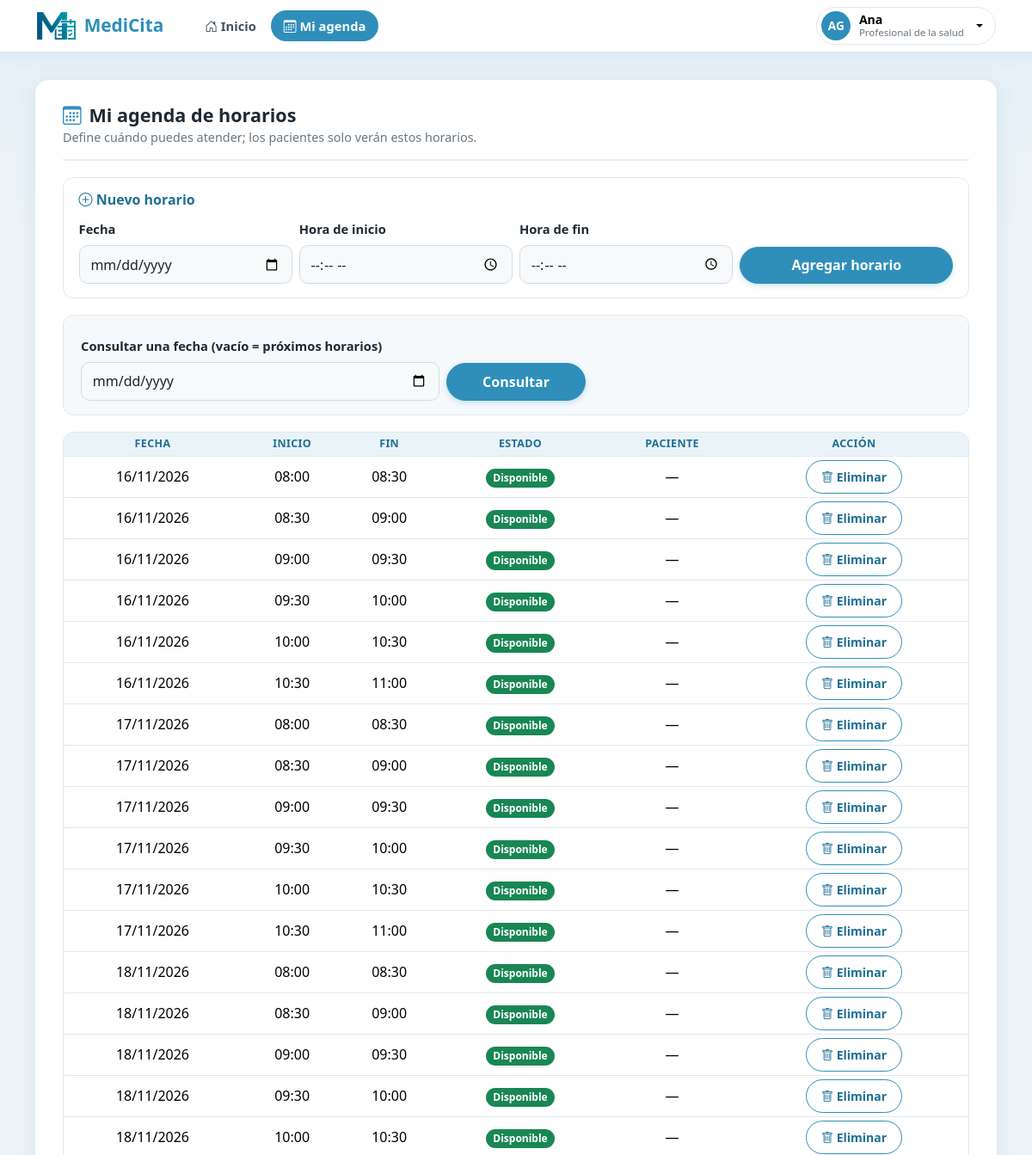
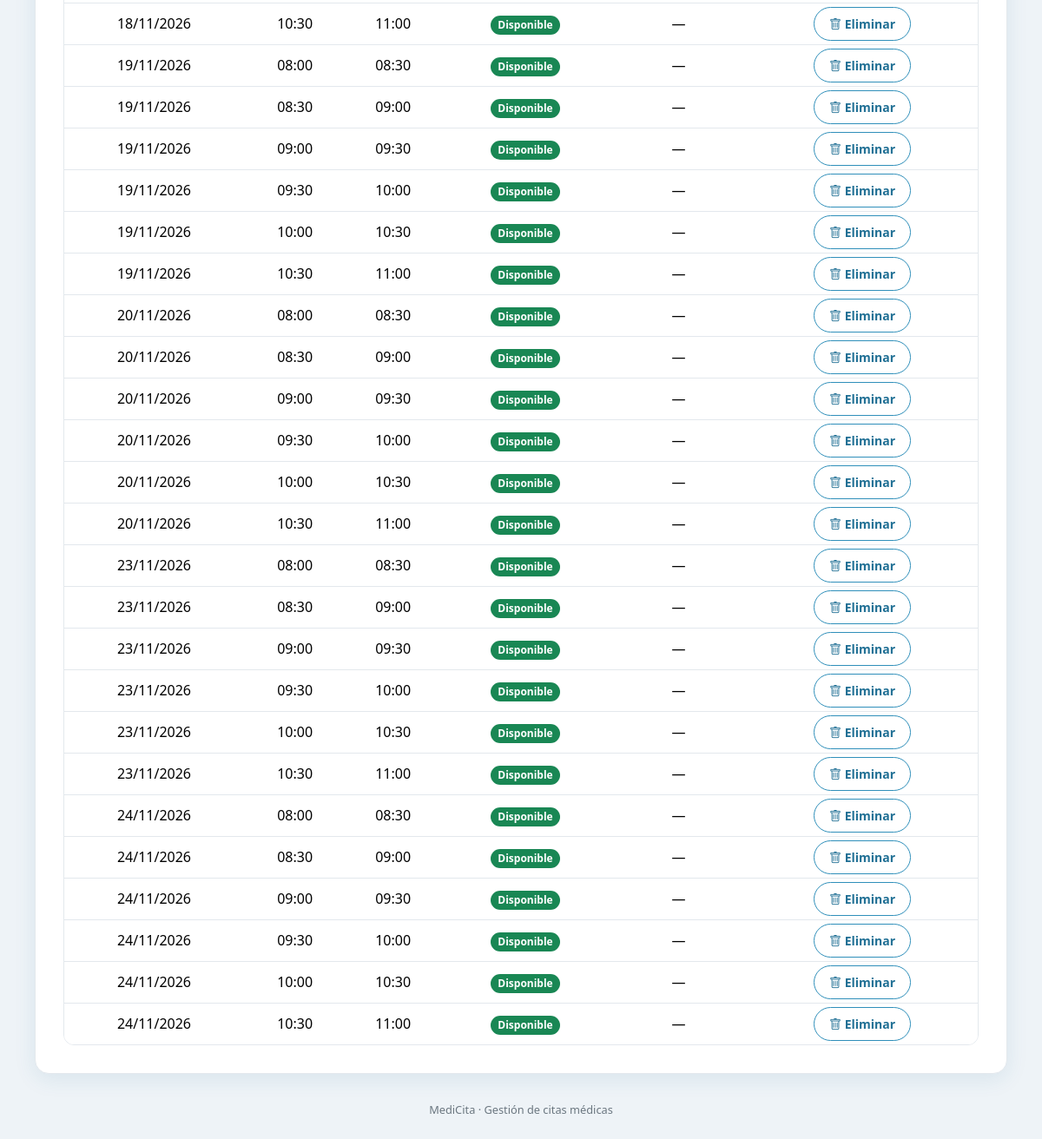
The page /agenda/ (signed in) on the database its author committed (2 pictures, top to bottom).
### usuarios/models.py (models this page shows, shortened)
class Usuario(AbstractUser):
    class Rol(models.TextChoices):
        PACIENTE = "PACIENTE", "Paciente"
        PROFESIONAL = "PROFESIONAL", "Profesional de la salud"
        PERSONAL = "PERSONAL", "Personal administrativo"
        ADMIN = "ADMIN", "Administrador del sistema"
    username = None
    email = models.EmailField("correo electrónico", unique=True)
    documento = models.CharField("documento de identidad", max_length=20, unique=True)
    telefono = models.CharField("teléfono", max_length=20, blank=True)
    fecha_nacimiento = models.DateField("fecha de nacimiento", null=True, blank=True)
    rol = models.CharField(max_length=12, choices=Rol.choices, default=Rol.PACIENTE)
    USERNAME_FIELD = "email"
    REQUIRED_FIELDS = ["first_name", "last_name", "documento"]
    objects = UsuarioManager()

### citas/models.py (models this page shows, shortened)
class Horario(models.Model):
    class Estado(models.TextChoices):
        DISPONIBLE = "DISPONIBLE", "Disponible"
        RESERVADO = "RESERVADO", "Reservado"
        BLOQUEADO = "BLOQUEADO", "Bloqueado"
    profesional = models.ForeignKey(ProfesionalSalud, on_delete=models.CASCADE, related_name="horarios")
    fecha = models.DateField()
    hora_inicio = models.TimeField()
    hora_fin = models.TimeField()
    estado = models.CharField(max_length=12, choices=Estado.choices, default=Estado.DISPONIBLE)
    objects = HorarioQuerySet.as_manager()
    class Meta:
        ordering = ["fecha", "hora_inicio"]
        constraints = [
            models.UniqueConstraint(fields=["profesional", "fecha", "hora_inicio"], name="horario_unico_por_profesional"),
        ]
    def puede_eliminarse(self):
        return self.estado != self.Estado.RESERVADO and not self.citas.exists()

### citas/views_agenda.py (the view)
# urls.py: path("agenda/", views_agenda.agenda, name="agenda"),
@rol_requerido(PROFESIONAL)
def agenda(request):
    perfil = _perfil(request)
    if perfil is None:
        messages.error(request, "Tu usuario no tiene perfil profesional. Contacta al administrador.")
        return redirect("panel")
    form = HorarioForm(request.POST or None, profesional=perfil)
    if request.method == "POST" and form.is_valid():
        form.save()
        messages.success(request, "Horario agregado a tu agenda.")
        return redirect("agenda")
    fecha_txt = request.GET.get("fecha", "")
    fecha = parse_date(fecha_txt) if fecha_txt else None
    horarios = perfil.horarios.prefetch_related("citas__paciente")
    horarios = horarios.filter(fecha=fecha) if fecha else horarios.filter(fecha__gte=timezone.localdate())
    filas = []
    for h in horarios:
        activa = next((c for c in h.citas.all() if c.estado in Cita.ESTADOS_ACTIVOS), None)
        filas.append({"horario": h, "cita": activa, "eliminable": h.puede_eliminarse()})
    return render(request, "citas/agenda.html", {"form": form, "filas": filas, "fecha": fecha_txt})

### citas/forms.py (shortened to what this page needs)
class HorarioForm(BootstrapMixin, forms.ModelForm):
    class Meta:
        model = Horario
        fields = ["fecha", "hora_inicio", "hora_fin"]
        labels = {"fecha": "Fecha", "hora_inicio": "Hora de inicio", "hora_fin": "Hora de fin"}
        widgets = {
            "fecha": forms.DateInput(attrs={"type": "date"}, format="%Y-%m-%d"),
            "hora_inicio": forms.TimeInput(attrs={"type": "time"}, format="%H:%M"),
            "hora_fin": forms.TimeInput(attrs={"type": "time"}, format="%H:%M"),
        }
    def __init__(self, *args, profesional=None, **kwargs):
        self.profesional = profesional
        super().__init__(*args, **kwargs)

### citas/views_agenda.py (called while the page is built)
def _perfil(request):
    return getattr(request.user, "perfil_profesional", None)

### usuarios/context.py (called while the page is built)
def paciente_gestionado(request):
    usuario = getattr(request, "user", None)
    if usuario is not None and usuario.is_authenticated and usuario.rol == Usuario.Rol.PERSONAL:
        pk = request.session.get("paciente_gestionado")
        if pk:
            return {"paciente_gestionado": Usuario.objects.filter(pk=pk, rol=Usuario.Rol.PACIENTE).first()}
    return {}

### usuarios/permisos.py (called while the page is built)
def rol_requerido(*roles):
    def decorador(vista):
        @wraps(vista)
        def envoltura(request, *args, **kwargs):
            if request.user.rol not in roles:
                messages.error(request, "No tienes permiso para acceder a esa sección.")
                return redirect("panel")
            return vista(request, *args, **kwargs)
        return login_required(envoltura)
    return decorador

### templates/citas/agenda.html (shortened to what this page needs)
{% extends "base_app.html" %}
{% block ancho %} mc-wrap-xl{% endblock %}
{% block cuerpo %}
<div class="mc-pagehead"><div><h1><i class="bi bi-calendar3"></i> Mi agenda de horarios</h1><p>Define cuándo puedes atender; los pacientes solo verán estos horarios.</p></div></div>
<div class="mc-panel">
  <h2><i class="bi bi-plus-circle"></i> Nuevo horario</h2>
  <form method="post" class="row g-2 align-items-end" novalidate>
    <div class="col-sm-3"><label class="form-label" for="{{ form.fecha.id_for_label }}">Fecha</label>{{ form.fecha }}</div>
    <div class="col-sm-3"><label class="form-label" for="{{ form.hora_inicio.id_for_label }}">Hora de inicio</label>{{ form.hora_inicio }}</div>
    <div class="col-sm-3"><label class="form-label" for="{{ form.hora_fin.id_for_label }}">Hora de fin</label>{{ form.hora_fin }}</div>
    <div class="col-sm-3"><button class="btn btn-mc w-100" type="submit">Agregar horario</button></div>
  </form>
</div>
<form method="get" class="mc-filtros row g-2 align-items-end">
  <div class="col-sm-5"><label class="form-label" for="fecha_f">Consultar una fecha (vacío = próximos horarios)</label>
    <input class="form-control" type="date" id="fecha_f" name="fecha" value="{{ fecha }}"></div>
  <div class="col-sm-2"><button class="btn btn-mc w-100" type="submit">Consultar</button></div>
</form>
{% if filas %}
<div class="table-responsive">
<table class="table table-sm align-middle mc-tabla">
  <thead><tr><th>Fecha</th><th>Inicio</th><th>Fin</th><th>Estado</th><th>Paciente</th><th>Acción</th></tr></thead>
  <tbody>
  {% for f in filas %}
    <tr>
      <td>{{ f.horario.fecha|date:"d/m/Y" }}</td>
      <td>{{ f.horario.hora_inicio|time:"H:i" }}</td>
      <td>{{ f.horario.hora_fin|time:"H:i" }}</td>
      <td><span class="badge {% if f.horario.estado == 'DISPONIBLE' %}bg-success{% elif f.horario.estado == 'RESERVADO' %}bg-primary{% else %}bg-secondary{% endif %}">{{ f.horario.get_estado_display }}</span></td>
      <td>{% if f.cita %}{{ f.cita.paciente.get_full_name }} ({{ f.cita.get_estado_display }}){% else %}—{% endif %}</td>
      <td>{% if f.eliminable %}
        <form method="post" action="{% url 'agenda_eliminar' f.horario.pk %}">{% csrf_token %}<button class="btn btn-sm btn-mc-outline" type="submit"><i class="bi bi-trash"></i> Eliminar</button></form>
      {% else %}<span class="text-muted small">No eliminable</span>{% endif %}</td>
    </tr>
  {% endfor %}
  </tbody>
</table>
</div>
{% else %}<div class="mc-vacio"><i class="bi bi-calendar-x"></i><p>No hay horarios para mostrar.</p></div>{% endif %}
{% endblock %}

### templates/base_app.html (shortened to what this page needs)
{% extends "base.html" %}
{% block contenido %}
{% include "_topbar.html" %}
<div class="mc-wrap mc-wrap-md{% block ancho %} mc-wrap-wide{% endblock %}">
  <div class="mc-body">
    {% block cuerpo %}{% endblock %}
  </div>
</div>
<footer class="mc-footer">MediCita · Gestión de citas médicas</footer>
{% endblock %}

### templates/base.html (shortened to what this page needs)
{% load static %}<!doctype html>
<html lang="es">
<head>
  <link href="https://cdn.jsdelivr.net/npm/bootstrap@5.3.3/dist/css/bootstrap.min.css" rel="stylesheet">
  <link href="https://cdn.jsdelivr.net/npm/bootstrap-icons@1.11.3/font/bootstrap-icons.min.css" rel="stylesheet">
  <link href="{% static 'css/style.css' %}" rel="stylesheet">
</head>
<body>
  {% block contenido %}{% endblock %}
</body>
</html>

### templates/_topbar.html (shortened to what this page needs)
{% load static %}{% with u=request.resolver_match.url_name %}
<nav class="navbar navbar-expand-lg mc-nav">
  <div class="container-xl">
    <a class="navbar-brand mc-nav-brand" href="{% url 'panel' %}">
      <img src="{% static 'img/logo.png' %}" alt="" style="height:34px;width:auto" class="mc-logo" draggable="false"><span>MediCita</span>
    </a>
    <div class="collapse navbar-collapse" id="mcNav">
      <ul class="navbar-nav me-auto mb-2 mb-lg-0 ms-lg-3">
        <li class="nav-item"><a class="nav-link {% if u == 'panel' %}active{% endif %}" href="{% url 'panel' %}"><i class="bi bi-house-door"></i> Inicio</a></li>
        {% if user.rol == 'PACIENTE' %}
          <li class="nav-item"><a class="nav-link {% if u == 'horarios' or u == 'cita_nueva' or u == 'cita_confirmacion' %}active{% endif %}" href="{% url 'horarios' %}"><i class="bi bi-calendar-plus"></i> Disponibilidad</a></li>
          <li class="nav-item"><a class="nav-link {% if u == 'mis_citas' or u == 'cita_cancelar' or u == 'cita_reprogramar' %}active{% endif %}" href="{% url 'mis_citas' %}"><i class="bi bi-journal-medical"></i> Mis citas</a></li>
        {% elif user.rol == 'PROFESIONAL' %}
          <li class="nav-item"><a class="nav-link {% if u == 'agenda' %}active{% endif %}" href="{% url 'agenda' %}"><i class="bi bi-calendar3"></i> Mi agenda</a></li>
        {% endif %}
      </ul>
      <div class="dropdown">
        <button class="mc-user dropdown-toggle" type="button" data-bs-toggle="dropdown" aria-expanded="false">
          <span class="mc-avatar">{{ user.first_name|slice:":1" }}{{ user.last_name|slice:":1" }}</span>
          <span class="mc-user-info"><strong>{{ user.first_name }}</strong><small>{{ user.get_rol_display }}</small></span>
        </button>
      </div>
    </div>
  </div>
</nav>
{% endwith %}

### static/css/style.css (style rules this page uses)
:root { --mc: #2f8fba; --mc-dark: #1f6f94; --mc-light: #e3f3f9; --ink: #1f2933; --muted: #6b7780; --line: #e3e8ed; }
body { background: #eef3f7 linear-gradient(180deg, #e3f0f7 0, #eef3f7 280px) no-repeat; font-family: "Segoe UI", system-ui, -apple-system, sans-serif; color: var(--ink); min-height: 100vh; }
a { color: var(--mc-dark); }
.mc-nav { background: #fff; box-shadow: 0 1px 0 var(--line), 0 6px 18px rgba(31, 111, 148, .07); padding: .5rem 0; position: sticky; top: 0; z-index: 1030; }
.mc-nav-brand { display: flex; align-items: center; gap: .55rem; font-weight: 700; color: var(--mc) !important; font-size: 1.3rem; }
.mc-nav .nav-link { color: #44525c; font-weight: 600; font-size: .92rem; border-radius: 999px; padding: .45rem .9rem !important; margin: 0 .1rem; }
.mc-nav .nav-link.active { background: var(--mc); color: #fff; }
.mc-user { display: flex; align-items: center; gap: .6rem; background: #fff; border: 1px solid var(--line); border-radius: 999px; padding: .25rem .9rem .25rem .3rem; }
.mc-avatar { width: 34px; height: 34px; border-radius: 50%; background: var(--mc); color: #fff; font-weight: 700; font-size: .85rem; display: grid; place-items: center; text-transform: uppercase; }
.mc-user-info { display: flex; flex-direction: column; text-align: left; line-height: 1.15; }
.mc-user-info strong { font-size: .88rem; }
.mc-user-info small { color: var(--muted); font-size: .72rem; }
.mc-wrap { max-width: 440px; width: calc(100% - 2rem); margin: 2rem auto; background: #fff; border-radius: 16px; box-shadow: 0 6px 24px rgba(31, 111, 148, .10); border: 1px solid var(--line); overflow: hidden; }
.mc-wrap.mc-wrap-md { max-width: 620px; }
.mc-wrap.mc-wrap-xl { max-width: 1120px; }
.mc-body { padding: 1.75rem 2rem 2rem; }
.mc-footer { text-align: center; color: var(--muted); font-size: .8rem; margin: 0 0 1.5rem; }
.mc-pagehead { display: flex; justify-content: space-between; align-items: flex-start; flex-wrap: wrap; gap: .75rem; padding-bottom: .9rem; margin-bottom: 1.2rem; border-bottom: 2px solid var(--mc-light); }
.mc-pagehead h1 { font-size: 1.35rem; font-weight: 700; color: var(--ink); margin: 0; display: flex; align-items: center; gap: .55rem; }
.mc-pagehead h1 i { color: var(--mc); }
.mc-pagehead p { margin: .15rem 0 0; color: var(--muted); font-size: .9rem; }
.mc-filtros { background: #f5f9fc; border: 1px solid var(--line); border-radius: 12px; padding: .9rem 1rem 1rem; margin: 0 0 1.2rem; }
.mc-panel { border: 1px solid var(--line); border-radius: 12px; padding: 1rem 1.1rem; margin-bottom: 1.2rem; background: #fff; }
.mc-panel h2 { font-size: 1rem; font-weight: 700; color: var(--mc-dark); margin: 0 0 .7rem; }
.btn-mc { background: var(--mc); border: 1px solid var(--mc); color: #fff; border-radius: 999px; font-weight: 600; padding: .55rem 1.1rem; transition: all .15s; box-shadow: 0 2px 6px rgba(47, 143, 186, .25); }
.btn-mc-outline { border: 1px solid var(--mc); border-radius: 999px; font-weight: 600; background: #fff; color: var(--mc-dark); padding: .5rem 1.05rem; transition: all .15s; }
.form-control, .form-select { background: #f7f9fb; border: 1px solid #d5dde3; border-radius: 10px; padding: .6rem .8rem; }
.form-label { font-weight: 600; font-size: .92rem; }
.mc-tabla { border-collapse: separate; border-spacing: 0; border: 1px solid var(--line); border-radius: 12px; overflow: hidden; margin-bottom: 0; }
.mc-tabla th { background: #eaf3f8; color: var(--mc-dark); font-size: .78rem; text-transform: uppercase; letter-spacing: .03em; text-align: center; border-bottom: 1px solid var(--line) !important; }
.mc-tabla td { text-align: center; vertical-align: middle; border-bottom: 1px solid var(--line) !important; }
.mc-tabla tbody tr:last-child td { border-bottom: 0 !important; }
.table-sm form { display: inline; }
.badge { font-weight: 600; padding: .4em .7em; border-radius: 999px; }
.mc-logo { -webkit-user-drag: none; user-select: none; -webkit-user-select: none; pointer-events: none; }

### rows shown on the page
Usuario: first_name "A", last_name "G", first_name "Ana", rol "Profesional de la salud"
Horario: horario.fecha "16/11/2026", horario.hora_inicio "08:00", horario.hora_fin "08:30", horario.estado "Disponible"
Horario: horario.fecha "16/11/2026", horario.hora_inicio "08:30", horario.hora_fin "09:00", horario.estado "Disponible"
Horario: horario.fecha "16/11/2026", horario.hora_inicio "09:00", horario.hora_fin "09:30", horario.estado "Disponible"
Horario: horario.fecha "16/11/2026", horario.hora_inicio "09:30", horario.hora_fin "10:00", horario.estado "Disponible"
Horario: horario.fecha "16/11/2026", horario.hora_inicio "10:00", horario.hora_fin "10:30", horario.estado "Disponible"
Horario: horario.fecha "16/11/2026", horario.hora_inicio "10:30", horario.hora_fin "11:00", horario.estado "Disponible"
Horario: horario.fecha "17/11/2026", horario.hora_inicio "08:00", horario.hora_fin "08:30", horario.estado "Disponible"
Horario: horario.fecha "17/11/2026", horario.hora_inicio "08:30", horario.hora_fin "09:00", horario.estado "Disponible"
Horario: horario.fecha "17/11/2026", horario.hora_inicio "09:00", horario.hora_fin "09:30", horario.estado "Disponible"
Horario: horario.fecha "17/11/2026", horario.hora_inicio "09:30", horario.hora_fin "10:00", horario.estado "Disponible"
Horario: horario.fecha "17/11/2026", horario.hora_inicio "10:00", horario.hora_fin "10:30", horario.estado "Disponible"
Horario: horario.fecha "17/11/2026", horario.hora_inicio "10:30", horario.hora_fin "11:00", horario.estado "Disponible"
Horario: horario.fecha "18/11/2026", horario.hora_inicio "08:00", horario.hora_fin "08:30", horario.estado "Disponible"
Horario: horario.fecha "18/11/2026", horario.hora_inicio "08:30", horario.hora_fin "09:00", horario.estado "Disponible"
Horario: horario.fecha "18/11/2026", horario.hora_inicio "09:00", horario.hora_fin "09:30", horario.estado "Disponible"
Horario: horario.fecha "18/11/2026", horario.hora_inicio "09:30", horario.hora_fin "10:00", horario.estado "Disponible"
Horario: horario.fecha "18/11/2026", horario.hora_inicio "10:00", horario.hora_fin "10:30", horario.estado "Disponible"
Horario: horario.fecha "18/11/2026", horario.hora_inicio "10:30", horario.hora_fin "11:00", horario.estado "Disponible"
Horario: horario.fecha "19/11/2026", horario.hora_inicio "08:00", horario.hora_fin "08:30", horario.estado "Disponible"
Horario: horario.fecha "19/11/2026", horario.hora_inicio "08:30", horario.hora_fin "09:00", horario.estado "Disponible"
Horario: horario.fecha "19/11/2026", horario.hora_inicio "09:00", horario.hora_fin "09:30", horario.estado "Disponible"
Horario: horario.fecha "19/11/2026", horario.hora_inicio "09:30", horario.hora_fin "10:00", horario.estado "Disponible"
Horario: horario.fecha "19/11/2026", horario.hora_inicio "10:00", horario.hora_fin "10:30", horario.estado "Disponible"
Horario: horario.fecha "19/11/2026", horario.hora_inicio "10:30", horario.hora_fin "11:00", horario.estado "Disponible"
Horario: horario.fecha "20/11/2026", horario.hora_inicio "08:00", horario.hora_fin "08:30", horario.estado "Disponible"
Horario: horario.fecha "20/11/2026", horario.hora_inicio "08:30", horario.hora_fin "09:00", horario.estado "Disponible"
Horario: horario.fecha "20/11/2026", horario.hora_inicio "09:00", horario.hora_fin "09:30", horario.estado "Disponible"
Horario: horario.fecha "20/11/2026", horario.hora_inicio "09:30", horario.hora_fin "10:00", horario.estado "Disponible"
Horario: horario.fecha "20/11/2026", horario.hora_inicio "10:00", horario.hora_fin "10:30", horario.estado "Disponible"
Horario: horario.fecha "20/11/2026", horario.hora_inicio "10:30", horario.hora_fin "11:00", horario.estado "Disponible"
Horario: horario.fecha "23/11/2026", horario.hora_inicio "08:00", horario.hora_fin "08:30", horario.estado "Disponible"
Horario: horario.fecha "23/11/2026", horario.hora_inicio "08:30", horario.hora_fin "09:00", horario.estado "Disponible"
Horario: horario.fecha "23/11/2026", horario.hora_inicio "09:00", horario.hora_fin "09:30", horario.estado "Disponible"
Horario: horario.fecha "23/11/2026", horario.hora_inicio "09:30", horario.hora_fin "10:00", horario.estado "Disponible"
Horario: horario.fecha "23/11/2026", horario.hora_inicio "10:00", horario.hora_fin "10:30", horario.estado "Disponible"
Horario: horario.fecha "23/11/2026", horario.hora_inicio "10:30", horario.hora_fin "11:00", horario.estado "Disponible"
Horario: horario.fecha "24/11/2026", horario.hora_inicio "08:00", horario.hora_fin "08:30", horario.estado "Disponible"
Horario: horario.fecha "24/11/2026", horario.hora_inicio "08:30", horario.hora_fin "09:00", horario.estado "Disponible"
Horario: horario.fecha "24/11/2026", horario.hora_inicio "09:00", horario.hora_fin "09:30", horario.estado "Disponible"
Horario: horario.fecha "24/11/2026", horario.hora_inicio "09:30", horario.hora_fin "10:00", horario.estado "Disponible"
Horario: horario.fecha "24/11/2026", horario.hora_inicio "10:00", horario.hora_fin "10:30", horario.estado "Disponible"
Horario: horario.fecha "24/11/2026", horario.hora_inicio "10:30", horario.hora_fin "11:00", horario.estado "Disponible"
